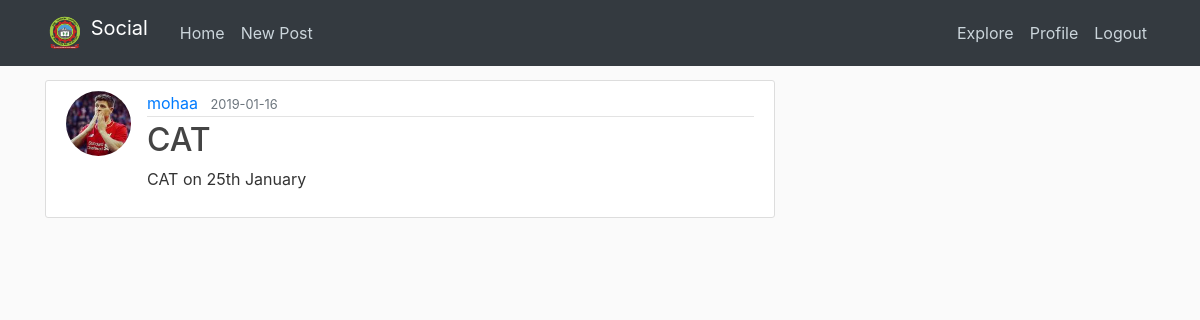
Page /post/3 (signed in) on the committed database.
### app/models.py (models this page shows, shortened)
class User(UserMixin, db.Model):
	id = db.Column(db.Integer, primary_key=True)
	username = db.Column(db.String(64), index=True, unique=True)
	email = db.Column(db.String(120), index=True, unique=True)
	password_hash = db.Column(db.String(128))
	image_file = db.Column(db.String(20), nullable=False, default='default.jpg')
	posts = db.relationship('Post', backref='author', lazy='dynamic')
	about_me = db.Column(db.String(140))
	last_seen = db.Column(db.DateTime, default=datetime.now)
	followed = db.relationship(
		'User', secondary=followers,
		primaryjoin=(followers.c.follower_id == id),
		secondaryjoin=(followers.c.followed_id == id),
		backref=db.backref('followers', lazy='dynamic'), lazy='dynamic')

class Post(db.Model):
	id = db.Column(db.Integer, primary_key=True)
	title = db.Column(db.String(100), nullable=False)
	content = db.Column(db.Text, nullable=False)
	timestamp = db.Column(db.DateTime, index=True, default=datetime.now)
	user_id = db.Column(db.Integer, db.ForeignKey('user.id'))

### app/routes.py (the view)
@app.route("/post/<int:post_id>")
@login_required
def post(post_id):
	post = Post.query.get_or_404(post_id)
	return render_template('update_post.html', title=post.title, post=post)

### app/models.py (called while the page is built)
@login.user_loader
def load_user(id):
	return User.query.get(int(id))

### app/routes.py (called while the page is built)
@app.before_request
def before_request():
	if current_user.is_authenticated:
		current_user.last_seen = datetime.now()
		db.session.commit()

### app/templates/update_post.html (shortened to what this page needs)
{% extends "base.html" %}
{% block content %}
	<article class="media content-section">
	  <img class="rounded-circle article-img" src="{{ url_for('static', filename='images/' + post.author.image_file) }}">
	  <div class="media-body">
	    <div class="article-metadata">
	      <a class="mr-2" href="#">{{ post.author.username }}</a>
	      <small class="text-muted">{{ post.timestamp.strftime('%Y-%m-%d') }}</small>
	    </div>
	    <h2 class="article-title">{{ post.title }}</h2>
	    <p class="article-content">{{ post.content }}</p>
	  </div>
	</article>
{% endblock %}

### app/static/main.css (style rules this page uses)
body { background: #fafafa; color: #333333; margin-top: 5rem; }
h1, h2, h3, h4, h5, h6 { color: #444444; }
.content-section { background: #ffffff; padding: 10px 20px; border: 1px solid #dddddd; border-radius: 3px; margin-bottom: 20px; }
.article-title { color: #444444; }
.article-content { white-space: pre-line; }
.article-img { height: 65px; width: 65px; margin-right: 16px; }
.article-metadata { padding-bottom: 1px; margin-bottom: 4px; border-bottom: 1px solid #e3e3e3 }

### rows in the picture
User: image_file (picture), author.username "mohaa"
Post: timestamp "2019-01-16", title "CAT", content "CAT on 25th January"
